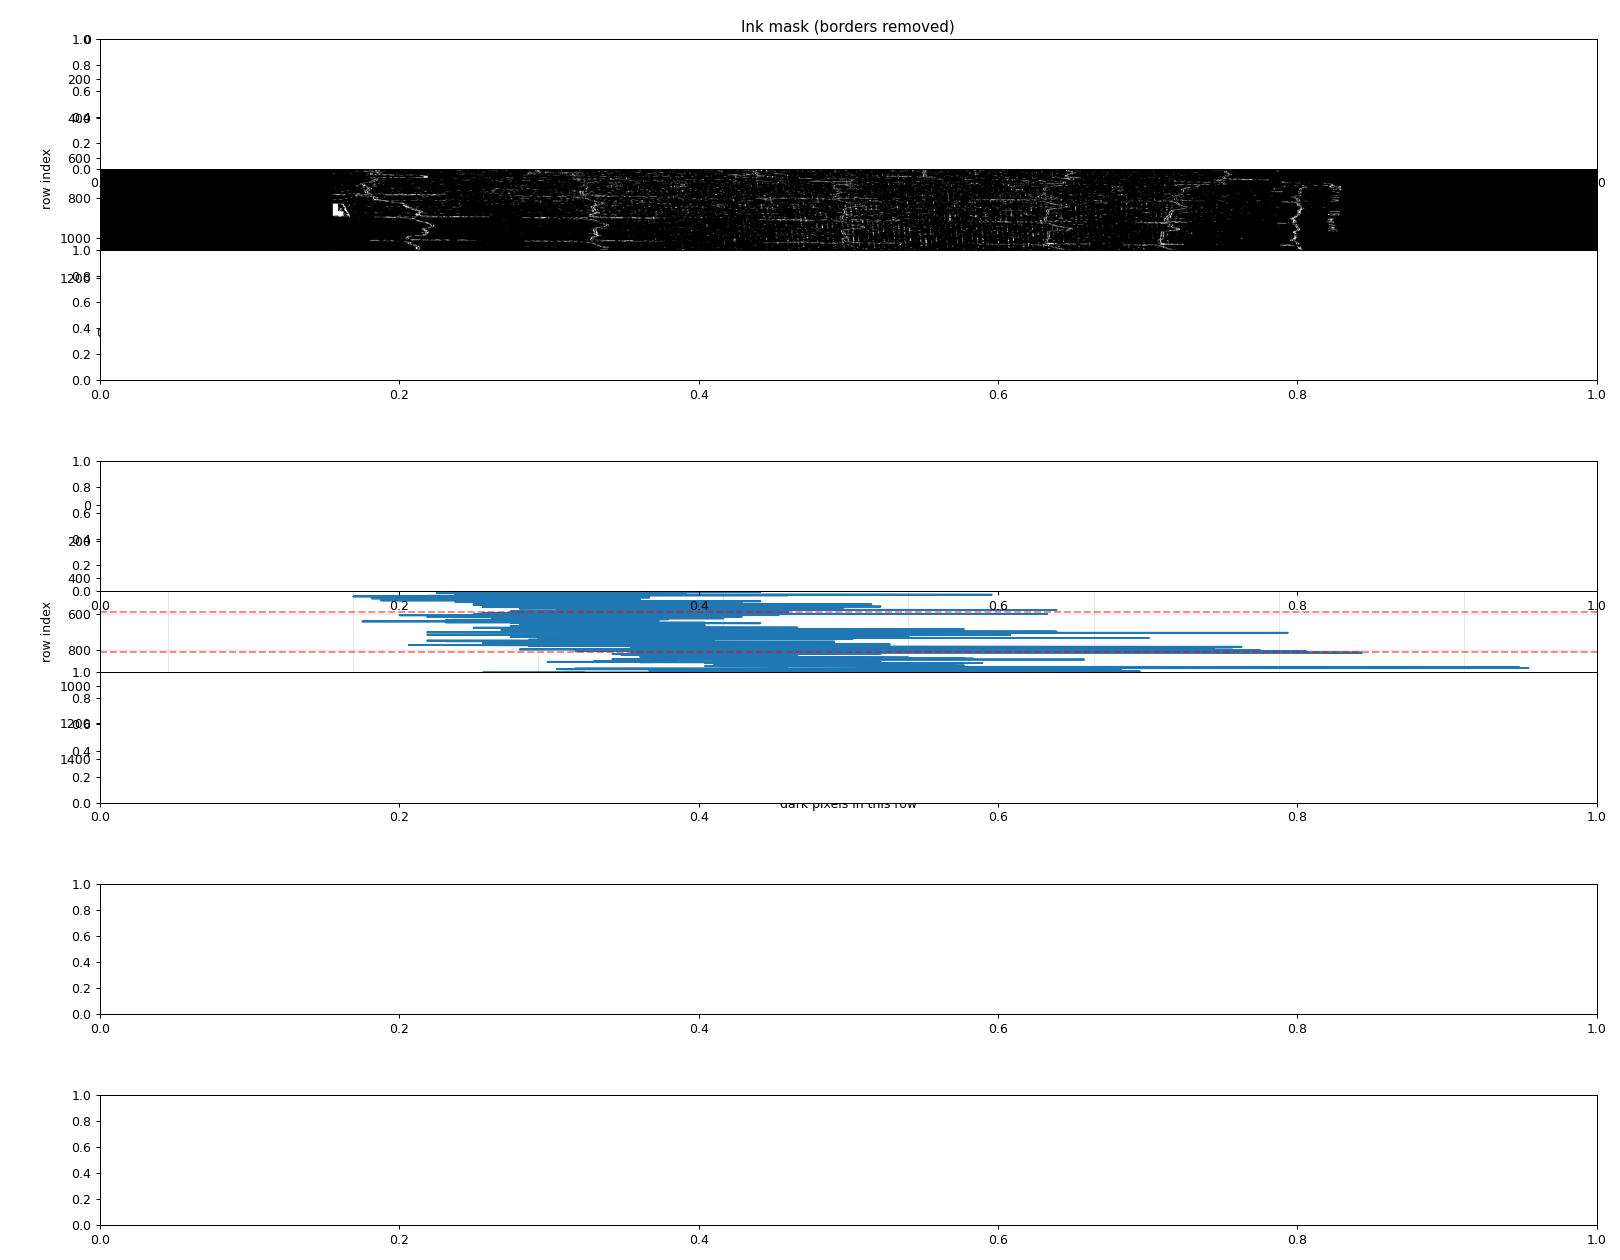

Write the Python code that produced this figure.
"""
Full diagnostic: show mask, row projection, and column projections.
"""
import sys
sys.path.insert(0, '.')
import numpy as np
import cv2
import matplotlib.pyplot as plt
from scipy.ndimage import binary_opening
from src.ecg.image_loader import load_ecg_image

img = load_ecg_image("sample2.jpg")
h, w = img.shape[:2]

hsv = cv2.cvtColor(img, cv2.COLOR_RGB2HSV)
S = hsv[:, :, 1]
V = hsv[:, :, 2]
ink = ((V < 130) & (S < 90)).astype(np.uint8)

# Remove borders
border_y = 40
border_x = 40
ink[:border_y, :] = 0
ink[-border_y:, :] = 0
ink[:, :border_x] = 0
ink[:, -border_x:] = 0

# Row projection
row_proj = ink.sum(axis=1)

fig = plt.figure(figsize=(18, 14))

# Panel 1: ink mask
ax1 = plt.subplot(3, 1, 1)
ax1.imshow(ink, cmap='gray', aspect='auto')
ax1.set_title('Ink mask (borders removed)')
ax1.set_ylabel('row index')

# Panel 2: row projection (raw)
ax2 = plt.subplot(3, 1, 2)
ax2.plot(row_proj, np.arange(h), label='raw row ink')
ax2.axhline(0, color='k', alpha=0.3)
ax2.invert_yaxis()
ax2.set_title(f'Row projection: max={row_proj.max()}, min={row_proj.min()}, median={int(np.median(row_proj))}')
ax2.set_ylabel('row index')
ax2.set_xlabel('dark pixels in this row')
ax2.grid(alpha=0.3)
ax2.legend()

# Mark the 6 equal row centers
usable = h - 2*border_y
for r in range(6):
    y_center = border_y + int(usable * (r + 0.5) / 6)
    ax2.axhline(y_center, color='red', alpha=0.5, linestyle='--')

# Panel 3: column projections for 6 equal rows
for r in range(6):
    y0 = border_y + r * usable // 6
    y1 = border_y + (r + 1) * usable // 6
    row_ink = ink[y0:y1, :]
    col_proj = row_ink.sum(axis=0)
    ax3 = plt.subplot(6, 1, r + 1) if r < 6 else None
    if r < 3:
        pass

# Instead, print stats
print("\n=== Row ink stats ===")
print(f"max: {row_proj.max()}")
print(f"min: {row_proj.min()}")
print(f"median: {int(np.median(row_proj))}")

print("\n=== Ink per equal row band (6 bands) ===")
for r in range(6):
    y0 = border_y + r * usable // 6
    y1 = border_y + (r + 1) * usable // 6
    band_ink = ink[y0:y1, :].sum()
    print(f"  Band {r} (y={y0}-{y1}): {band_ink} dark pixels")

print("\n=== Ink per equal column band (2 columns) ===")
for c in range(2):
    x0 = c * w // 2
    x1 = (c + 1) * w // 2
    col_ink = ink[:, x0:x1].sum()
    print(f"  Column {c} (x={x0}-{x1}): {col_ink} dark pixels")

plt.tight_layout()
plt.savefig("debug_full.png", dpi=90)
plt.show()
print("\nSaved debug_full.png")
